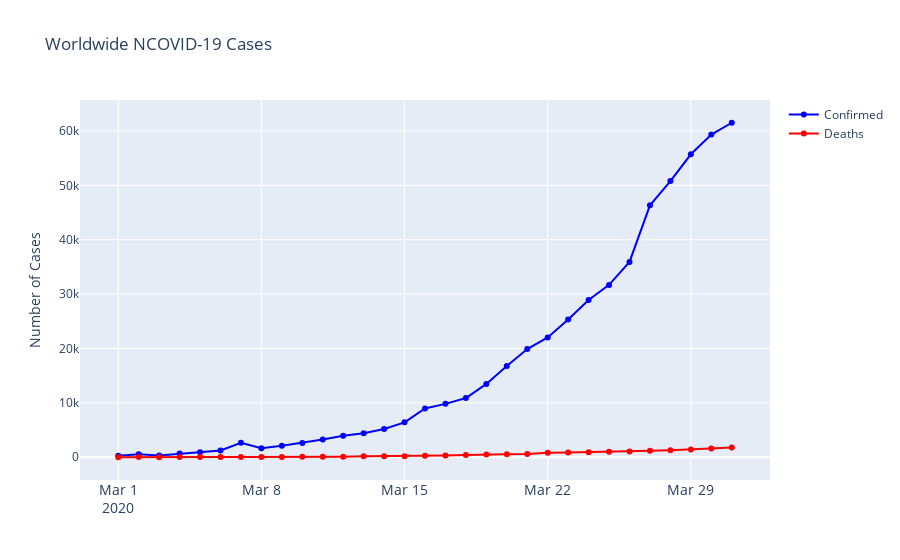

Notebook cell for this chart:
### Code cell
fig = go.Figure()
fig.add_trace(go.Scatter(x=total_cases['date'], y=total_cases['total_cases_per_million'], mode='lines+markers', name='Confirmed',line=dict(color='blue', width=2)))
fig.add_trace(go.Scatter(x=total_deaths['date'], y=total_deaths['total_deaths_per_million'], mode='lines+markers', name='Deaths', line=dict(color='Red', width=2)))

fig.update_layout(title='Worldwide NCOVID-19 Cases', xaxis_tickfont_size=14,yaxis=dict(title='Number of Cases'))
fig.show()
